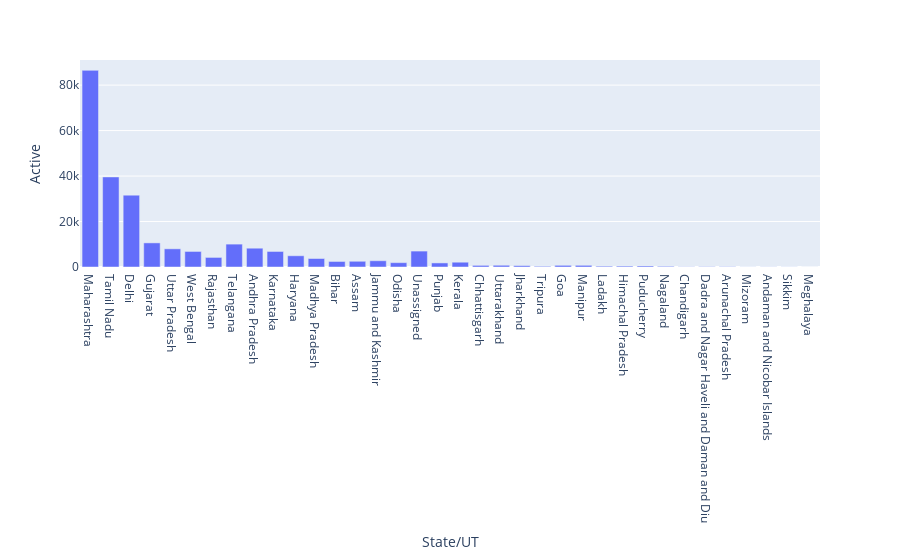

Source (notebook cell):
### Code cell
px.bar(df,x='State/UT',y='Active')#plotly vis.

### Figure 1 — Plotly figure (JSON) as saved in the notebook; plotly's stock layout.template omitted (floating-point values rounded to 4 significant figures)
{"data": [{"alignmentgroup": "True", "hovertemplate": "State/UT=%{x}<br>Active=%{y}<extra></extra>", "legendgroup": "", "marker": {"color": "#636efa"}, "name": "", "offsetgroup": "", "orientation": "v", "showlegend": false, "textposition": "auto", "type": "bar", "x": ["Maharashtra", "Tamil Nadu", "Delhi", "Gujarat", "Uttar Pradesh", "West Bengal", "Rajasthan", "Telangana", "Andhra Pradesh", "Karnataka", "Haryana", "Madhya Pradesh", "Bihar", "Assam", "Jammu and Kashmir", "Odisha", "Unassigned", "Punjab", "Kerala", "Chhattisgarh", "Uttarakhand", "Jharkhand", "Tripura", "Goa", "Manipur", "Ladakh", "Himachal Pradesh", "Puducherry", "Nagaland", "Chandigarh", "Dadra and Nagar Haveli and Daman and Diu", "Arunachal Pradesh", "Mizoram", "Andaman and Nicobar Islands", "Sikkim", "Meghalaya"], "xaxis": "x", "y": [86493, 39616, 31606, 10603, 7994, 6841, 4215, 10065, 8271, 6836, 4940, 3735, 2434, 2514, 2747, 1908, 7004, 1792, 2107, 711, 762, 592, 294, 730, 733, 349, 392, 454, 291, 82, 131, 127, 29, 52, 39, 11], "yaxis": "y"}], "layout": {"barmode": "relative", "legend": {"tracegroupgap": 0}, "margin": {"t": 60}, "xaxis": {"anchor": "y", "domain": [0, 1], "title": {"text": "State/UT"}}, "yaxis": {"anchor": "x", "domain": [0, 1], "title": {"text": "Active"}}}}
